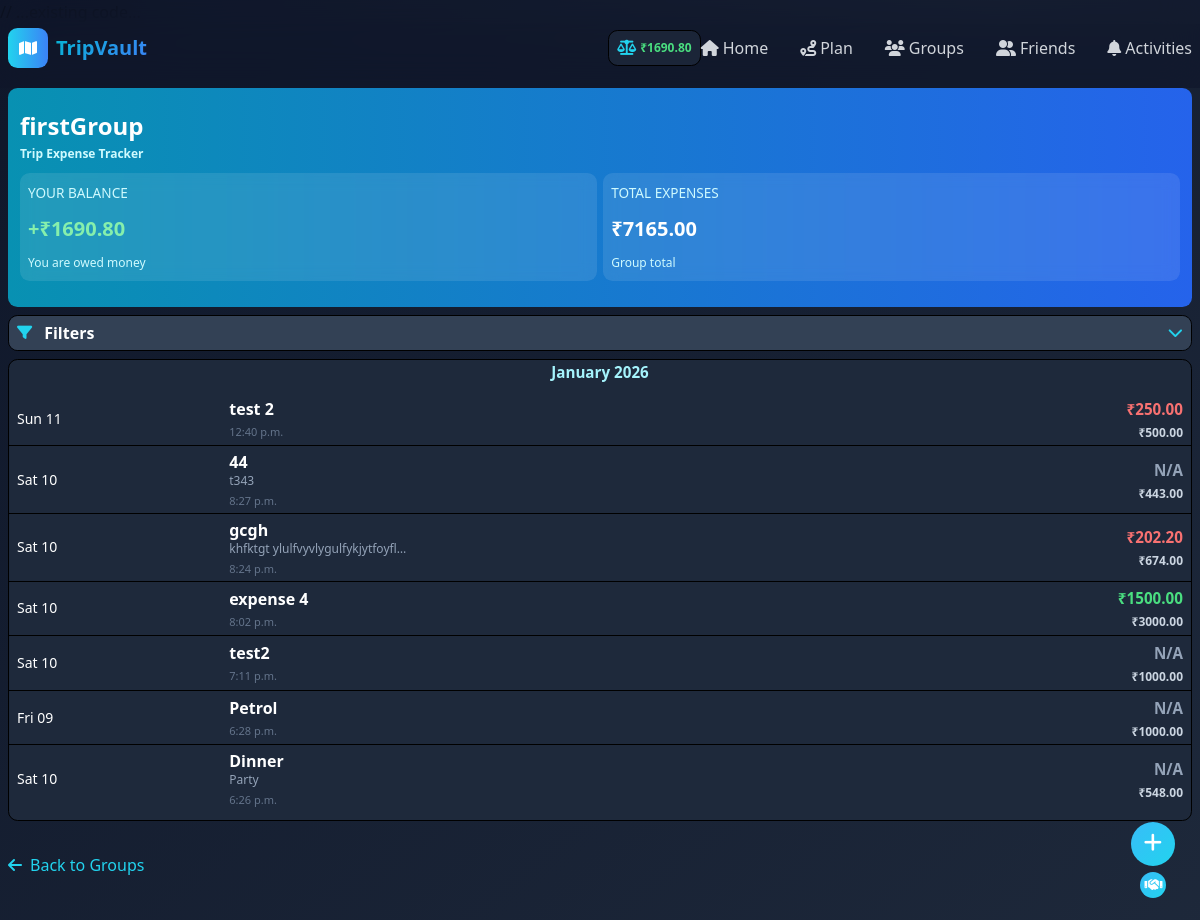
The page /expense/group/1/expenses/ (signed in) on the database as committed earlier.
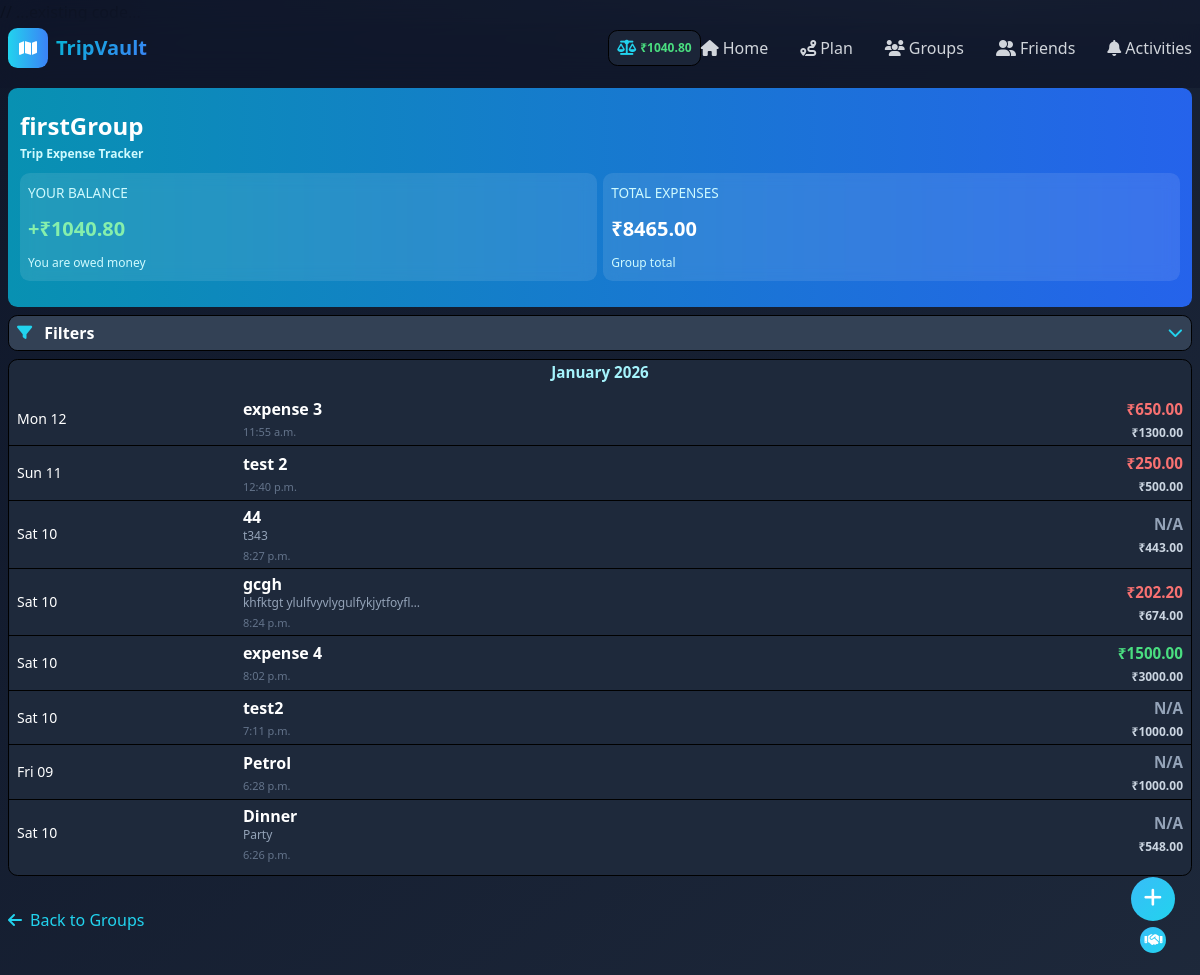
The same page on the database as committed later.
### group/models.py (models this page shows, shortened)
class Group(BaseModel):
    uid = models.CharField(max_length=10, unique=True, db_index=True)
    name = models.CharField(max_length=30, null=True)
    description = models.TextField(blank=True, null=True)
    is_active = models.BooleanField(default=True)
    created_by = models.CharField(max_length=30)
    users_count = models.PositiveIntegerField(default=1)

### expense/models.py (models this page shows, shortened)
class Expense(BaseModel):
    group = models.ForeignKey(Group, on_delete=models.CASCADE, related_name='expenses')
    paid_by = models.ForeignKey(User, on_delete=models.CASCADE, related_name='expenses_paid')
    title = models.CharField(max_length=200)
    amount = models.DecimalField(max_digits=10, decimal_places=2)  # How much was paid
    date = models.DateField()
    description = models.TextField(null=True, blank=True)
    receipt = models.FileField(upload_to='expense_receipts/', null=True, blank=True)
    CATEGORY_CHOICES = [
        ('food', 'Food'),
        ('transport', 'Transport'),
        ('accommodation', 'Accommodation'),
        ('activity', 'Activity'),
        ('shopping', 'Shopping'),
        ('utilities', 'Utilities'),
        ('other', 'Other'),
    ]
    category = models.CharField(max_length=20, choices=CATEGORY_CHOICES, default='other')
    class Meta:
        ordering = ['-date', '-created_at']

class ExpenseSplit(BaseModel):
    expense = models.ForeignKey(Expense, on_delete=models.CASCADE, related_name='splits')
    user = models.ForeignKey(User, on_delete=models.CASCADE, related_name='expense_splits')
    amount_owed = models.DecimalField(max_digits=10, decimal_places=2)  # How much this user owes
    is_settled = models.BooleanField(default=False)
    class Meta:
        unique_together = ('expense', 'user')

### expense/views.py (the view, shortened to what this page needs)
# urls.py: path('group/<int:group_id>/expenses/', views.GroupExpensesView.as_view(), name='group_expenses'),
@method_decorator(login_required(login_url="/tripvault/user/login/"), name="dispatch")
class GroupExpensesView(APIView):
    def get(self, request, group_id):
        user = request.user.user
        if not user:
            return Response(
                {"error": "User Not Found!"}, status=status.HTTP_404_NOT_FOUND
            )
        group = get_object_or_404(Group, id=group_id, is_active=True)
        is_member = UserGroupMapping.objects.filter(
            user=user, group=group, is_active=True
        ).exists()
        if not is_member:
            return Response(
                {"error": "You are not a member of this group"},
                status=status.HTTP_403_FORBIDDEN
            )
        search_text = request.GET.get('search', '').strip()
        date_from = request.GET.get('date_from', '').strip()
        date_to = request.GET.get('date_to', '').strip()
        paid_by_ids = request.GET.getlist('paid_by')  # Multiple users
        categories = request.GET.getlist('category')  # Multiple categories
        include_settlements = request.GET.get('include_settlements') == 'on'  # Checkbox
        expenses = expense_utils.get_group_expenses(group)
        if search_text:
            expenses = expenses.filter(title__icontains=search_text)
        if date_from:
            expenses = expenses.filter(date__gte=date_from)
        if date_to:
            expenses = expenses.filter(date__lte=date_to)
        if paid_by_ids:
            expenses = expenses.filter(paid_by_id__in=paid_by_ids)
        if categories:
            expenses = expenses.filter(category__in=categories)
        expense_count = expenses.count()
        if include_settlements:
            settlements = Settlement.objects.filter(group=group).select_related('from_user', 'to_user').order_by('-created_at')
        else:
            settlements = []
        overall_balance = expense_utils.get_group_balance(group, user)
        total_group_expenses = expense_utils.get_total_group_expenses(group)
        formatted_expenses = []
        for expense in expenses:
            user_split = expense.splits.filter(user=user).first()
            amount_owed = user_split.amount_owed if user_split else None
            formatted_expenses.append({
                'id': expense.id,
                'title': expense.title,
                'paid_by': expense.paid_by,
                'amount': expense.amount,
                'amount_owed': amount_owed,
                'date': expense.date,
                'category': expense.get_category_display(),
                'description': expense.description,
                'is_paid_by_user': expense.paid_by.id == user.id,
                'is_owed_by_user': amount_owed and amount_owed > 0,
                'created_at': expense.created_at,
                'updated_at': expense.updated_at,
                'type': 'expense',
            })
        settlement_items = []
        items = sorted(formatted_expenses + settlement_items, key=lambda x: x['created_at'], reverse=True)
        context = {
            'user': user,
            'group': group,
            'items': items,
            'overall_balance': overall_balance,
            'total_expenses': total_group_expenses,
            'expense_count': expense_count,
            'user_is_debtor': overall_balance < 0,
            'group_members': UserGroupMapping.objects.filter(group=group, is_active=True).select_related('user'),
            'categories': Expense.CATEGORY_CHOICES,
            'filters': {
                'search': search_text,
                'date_from': date_from,
                'date_to': date_to,
                'paid_by': paid_by_ids,
                'category': categories,
                'include_settlements': include_settlements,
            },
        }
        return render(request, 'expense/group_expenses.html', context)

### expense/templates/expense/group_expenses.html (shortened to what this page needs)
{% extends "trip/base.html" %}
{% load static %}
{% block body %}
<div class="min-h-screen bg-gradient-to-br from-slate-900 to-slate-800 py-8 px-4 pt-30">
    <div class="max-w-7xl mx-auto">
        <div class="mb-8">
            <div class="flex flex-col sm:flex-row gap-6 justify-end items-center group-action-btn-float mb-8">
            </div>
            <div class="bg-gradient-to-r from-cyan-600 to-blue-600 rounded-xl shadow-xl p-8 text-white">
                <div class="flex justify-between items-start mb-6">
                    <div>
                        <h2 class="text-4xl font-bold mb-2">{{ group.name }}</h12>
                        <p class="text-cyan-100 text-xs">Trip Expense Tracker</p>
                    </div>
                </div>
                <div class="grid grid-cols-2 gap-3 items-stretch">
                    <div class="bg-white bg-opacity-10 rounded-lg p-4 backdrop-blur">
                        <p class="text-cyan-100 text-sm mb-2">YOUR BALANCE</p>
                        <p class="text-3xl font-bold">
                            {% if user_is_debtor %}
                                <span class="text-red-300">-₹{{ overall_balance|floatformat:2|cut:"-" }}</span>
                            {% else %}
                                <span class="text-green-300">+₹{{ overall_balance|floatformat:2 }}</span>
                            {% endif %}
                        </p>
                        <p class="text-xs text-cyan-100 mt-2">
                            {% if user_is_debtor %}
                                You owe money
                            {% else %}
                                You are owed money
                            {% endif %}
                        </p>
                    </div>
                    <div class="bg-white bg-opacity-10 rounded-lg p-4 backdrop-blur">
                        <p class="text-cyan-100 text-sm mb-2">TOTAL EXPENSES</p>
                        <p class="text-3xl font-bold text-white">₹{{ total_expenses|floatformat:2 }}</p>
                        <p class="text-xs text-cyan-100 mt-2">Group total</p>
                    </div>
                </div>
            </div>
        </div>
        <div class="bg-slate-800 rounded-xl shadow-xl overflow-hidden border border-slate-700 mb-6">
            <button
                onclick="toggleFilters()"
                class="w-full px-6 py-4 flex items-center justify-between bg-slate-700 hover:bg-slate-600 transition-colors">
                <div class="flex items-center space-x-3">
                    <i class="fas fa-filter text-cyan-400"></i>
                    <span class="text-white font-semibold">Filters</span>
                </div>
                <i id="filterToggleIcon" class="fas fa-chevron-down text-cyan-400 transition-transform"></i>
            </button>
        </div>
        <div class="bg-slate-800 rounded-xl shadow-xl overflow-hidden border border-slate-700">
            <a href="{% url 'add_expense' group_id=group.id %}" class="floating-add-expense" title="Add Expense" style="margin-bottom: 6rem; margin-right: -1rem;">
                <i class="fas fa-plus"></i>
            </a>
            <button onclick="openSettlementModal()" class="floating-settle-expense" title="Settle" style="margin-bottom: 2rem; margin-right: 3px;">
                <i class="fas fa-handshake"></i>
            </button>
            {% if items %}
                {% regroup items by date|date:'Y-m' as month_list %}
                {% for month in month_list %}
                    <div class="overflow-x-auto mb-4">
                        <div class="flex items-center justify-center mb-2">
                            {% with y=month.grouper|slice:':4' m=month.grouper|slice:'5:' %}
                                <span class="text-cyan-200 font-bold text-base">
                                    {% if m == '01' %}January{% elif m == '02' %}February{% elif m == '03' %}March{% elif m == '04' %}April{% elif m == '05' %}May{% elif m == '06' %}June{% elif m == '07' %}July{% elif m == '08' %}August{% elif m == '09' %}September{% elif m == '10' %}October{% elif m == '11' %}November{% elif m == '12' %}December{% else %}{{ m }}{% endif %} {{ y }}
                                </span>
                            {% endwith %}
                        </div>
                        <table class="w-full">
                            <tbody class="divide-y divide-slate-700">
                                {% for item in month.list %}
                                    <tr class="hover:bg-slate-700 transition-colors {% if item.type == 'expense' %}expense-row cursor-pointer{% else %}cursor-default{% endif %}"
                                        {% if item.type == 'expense' %}
                                        data-expense-id="{{ item.id }}"
                                        data-expense-paid-by="{{ item.is_paid_by_user }}"
                                        data-expense-url="{% url 'expense_detail' item.id %}"
                                        {% endif %}>
                                        <td class="px-6 py-4">
                                            <div class="text-sm">
                                                <p class="font-medium text-white">{{ item.date|date:"D d" }}</p>
                                            </div>
                                        </td>
                                        <td class="px-6 py-4">
                                            <div>
                                                <p class="font-semibold text-white">{{ item.title }}</p>
                                                {% if item.description %}
                                                    <p class="text-xs text-slate-400" style="white-space: nowrap; overflow: hidden; text-overflow: ellipsis; max-width: 180px;">{{ item.description }}</p>
                                                {% endif %}
                                                <p class="text-[11px] text-slate-500 mt-1">{{ item.created_at|date:"g:i a" }}</p>
                                            </div>
                                        </td>
                                        <td class="px-6 py-4 text-right">
                                            <div class="flex flex-col items-end">
                                                {% if item.amount_owed %}
                                                    <span class="font-bold text-base {% if item.is_paid_by_user %}text-green-400{% else %}text-red-400{% endif %}">
                                                        ₹{{ item.amount_owed|floatformat:2|cut:'-' }}
                                                    </span>
                                                {% else %}
                                                    <span class="font-bold text-base text-slate-400">N/A</span>
                                                {% endif %}
                                                <span class="font-semibold text-xs text-slate-300 mt-1">₹{{ item.amount|floatformat:2 }}</span>
                                            </div>
                                        </td>
                                    </tr>
                                {% endfor %}
                            </tbody>
                        </table>
                    </div>
                {% endfor %}
            {% endif %}
        </div>
        <div class="mt-8">
            <a href="{% url 'group' %}" class="inline-block text-cyan-400 hover:text-cyan-300 transition-colors">
                <i class="fas fa-arrow-left mr-2"></i>Back to Groups
            </a>
        </div>
    </div>
</div>
{% endblock %}

Rows that differ between the two databases and show on the page:
added Expense: date "Mon 12", title "expense 3", created_at "11:55 a.m.", amount "1300.00"
added ExpenseSplit: amount_owed "650.00"
Other text that changed with them:
{{ overall_balance|floatformat:2 }}: "1690.80" → "1040.80"
{{ total_expenses|floatformat:2 }}: "7165.00" → "8465.00"
